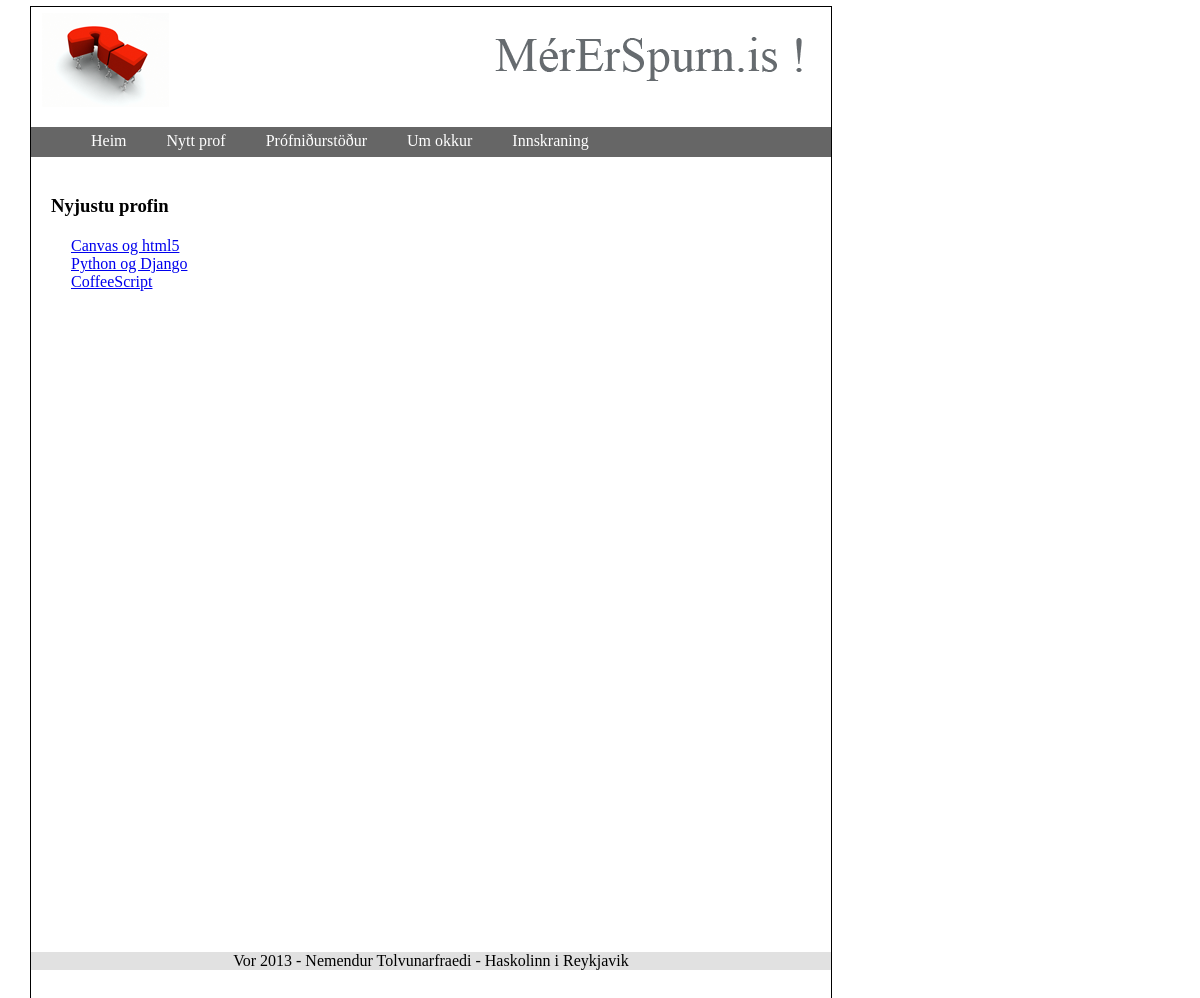
/, run on an earlier commit of the app's database.
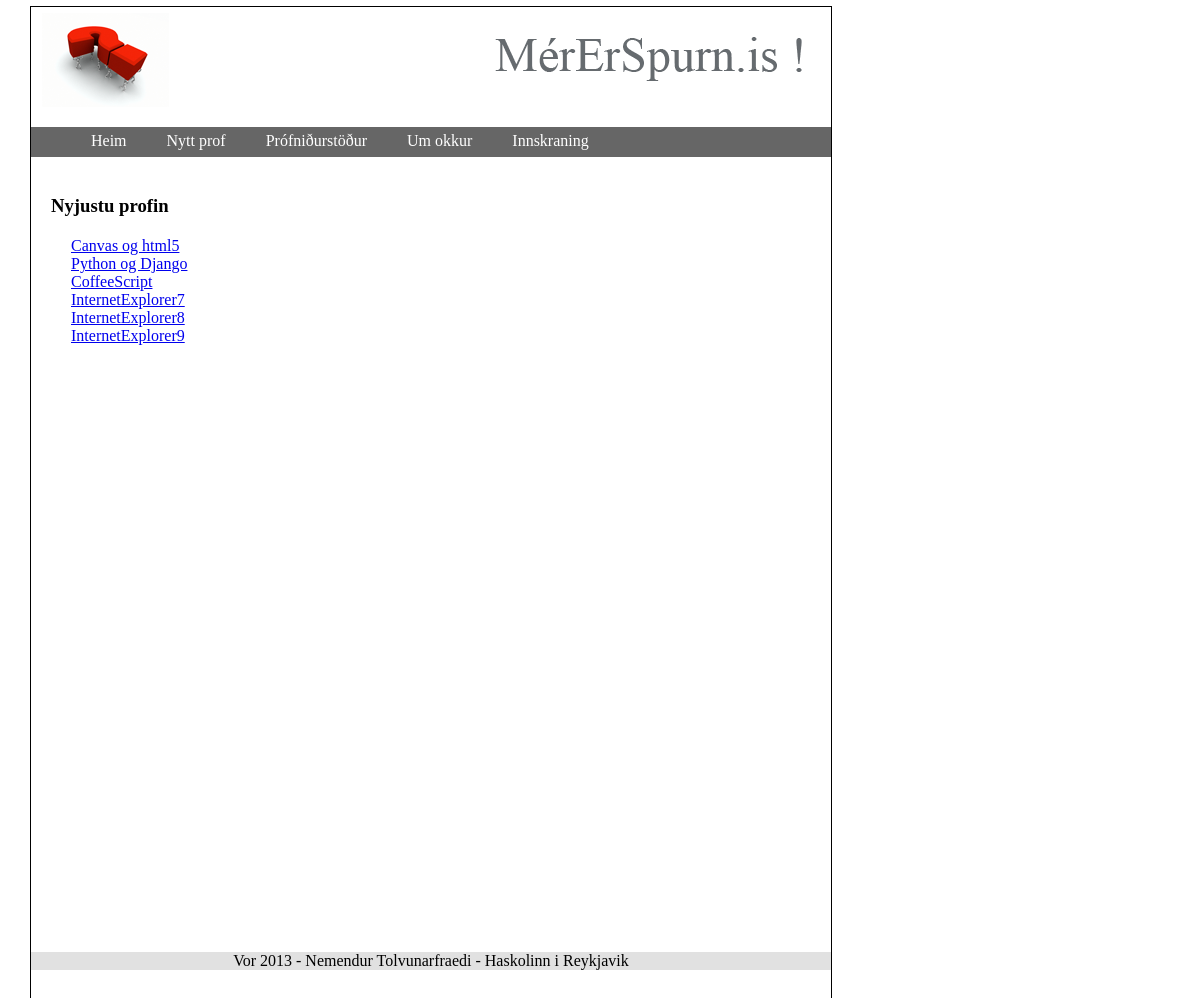
And on a later commit of the database.
### Exams/models.py (models this page shows)
class Exams(models.Model):
    name = models.CharField(max_length= 50)
    date_created = models.DateField(auto_now=True)
    date_opened = models.DateField()
    date_closed = models.DateField()

### Exams/views.py (the view)
# urls.py: url(r'^$', 'Exams.views.index', name='index'),
def index(request):
    all_exams = Exams.objects.all()
    currentuser = request.user
    mod = {"all_exams" : all_exams, "u" : currentuser, "loginout" : '/logout', "l" : "LogOut"}
    return render_to_response("index.html", mod)

### MyTestSite/templates/index.html (shortened to what this page needs)
<!DOCTYPE html>
<html>
    <head>
    {% load staticfiles %}
    <link rel="stylesheet" type="text/css" href="{% static "scripts/exams.css" %}"/>
    </head>
    <body>
       <img src="{% static "images/header.png" %}" alt="MerErSpurn logoid">
    <div class="menu">
        <ul class="horiz">
            <li>
                <a href="{% url index %}">Heim</a>
            </li>
            <li>
                <a href="/createxam">Nytt prof</span></a>
            </li>
            <li>
                <a href="accounts/login/results.html">Pr&oacute;fni&eth;urst&ouml;&eth;ur</a>
            </li>
            <li>
                <a href="{% url about %}">Um okkur</a>
            </li>
                {% if u.is_authenticated %}
            <li>
                <a href="{% url login %}">Velkominn {{u}}</a>
            </li>
            <li>
                <a href="{{ loginout }}">Skra ut</a>
            </li>
                {% else %}
            <li>
                <a href="{% url login %}">Innskraning</a>
            </li>
                {% endif %}
        </ul>
    </div>
    <br/>
    {% block content %}
    <div class="top_exams">
    <h3>Nyjustu profin</h3>
        <ul>
            {% for exam in all_exams %}
            <li><a href="/exam/{{exam.id}}">{{exam.name}}</a></li>
            {% endfor %}
        </ul>
     <div>
     {% endblock %}
        <footer>Vor 2013 - Nemendur Tolvunarfraedi - Haskolinn i Reykjavik</footer>
    </body>
</html>

### MyTestSite/templates/scripts/exams.css (style rules this page uses)
body { border: 1px solid black; margin: 6px 30px 6px 30px; position: fixed; width: 800px; height: 1000px; }
h3 { margin: 20px; }
ul { margin-top: 0px; list-style: none; }
footer { text-align: center; background: #e1e1e1; position: fixed; bottom: 30px; width: 800px; }
.menu a { text-decoration: none; }
.menu { height: 30px; background: #666666; width: auto; }
.menu ul.horiz { margin-top: 0px; list-style-type: none; width: auto; heigth: 30px; }
.menu ul.horiz li { float: left; height: 30px; }
.menu ul.horiz li a { float: left; height: 30px; line-height: 27px; color: #ffffff; text-align: center; padding: 0 20px 0 20px; }

What changed in the data, as far as the page shows it:
added Exams: name "InternetExplorer7"
added Exams: name "InternetExplorer8"
added Exams: name "InternetExplorer9"
